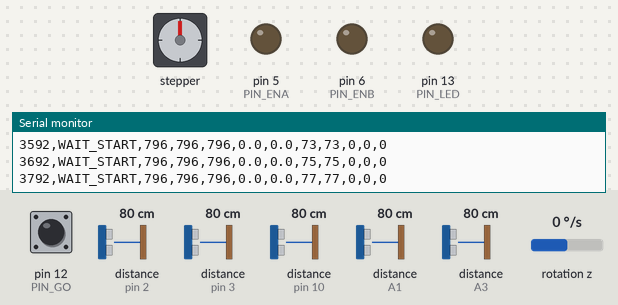
Simulated run of this sketch. Board: Arduino Uno, built with avr-gcc and run on an emulated ATmega328P. Parts: stepper motor, output pins drawn as LEDs (lit = HIGH), the last lines printed to the serial monitor. Wiring (inferred from the names in the program): 3 × ultrasonic range finder: trigger pin 9, echo pin 10 / trigger A0, echo A1 / trigger A2, echo A3; 2 × range finder with pulse-width output: data pin 2 / data pin 3; MPU-6050 motion sensor at I2C address 0x68; stepper motor (200 steps per turn assumed): coils pin 4, pin 7, pin 8, pin 11. Dashed ring = blinking. Inputs (shaded band) come from the test bench; at power-on: pin 12 (PIN_GO) HIGH, distance to the obstacle (sensors on A1, pin 10, pin 2, pin 3, A3) 80 cm, rotation z 0 °/s. The echo pulse lasts 58.3 µs per cm; pins used as bus, display or sensor lines are not drawn.

Above: at 3.8 s.
3.9 s: pin 12 (PIN_GO) pulled LOW for 0.15 s
At 4.13 s:
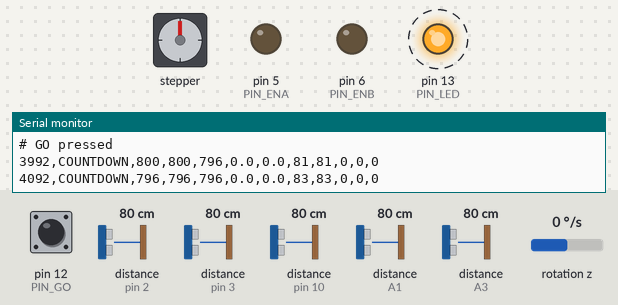
6.9 s: distance to the obstacle (sensor on A1) set to 2 cm
At 8.3 s:
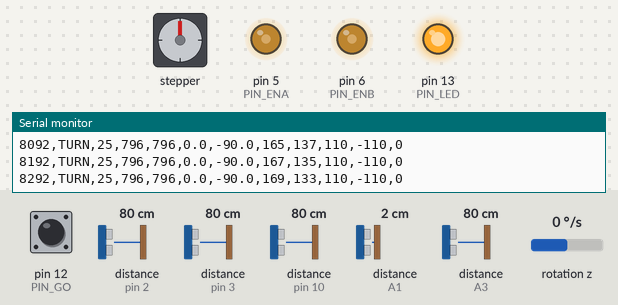
9.9 s: rotation z set to -192 °/s
12.9 s: distance to the obstacle (sensor on pin 10) set to 2 cm
At 14.22 s:
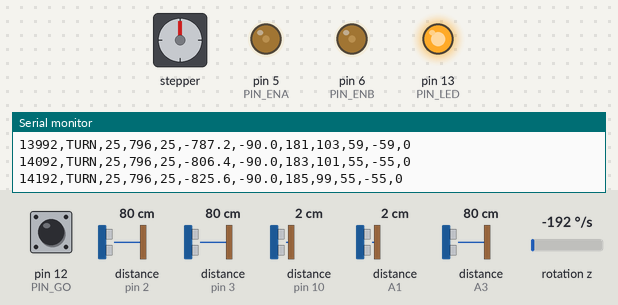
15.9 s: rotation z set to -100 °/s
18.9 s: distance to the obstacle (sensor on A1) set to 35 cm
At 20.47 s:
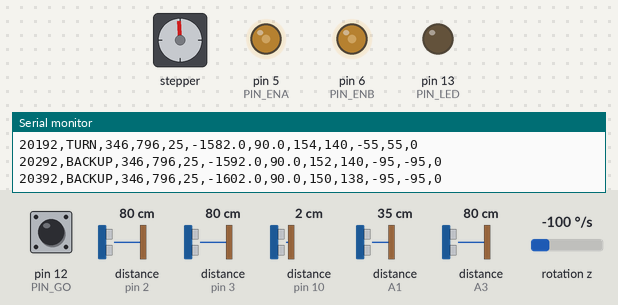
Timing chart, 0 to 24.8 s (numbered marks = the images above; inputs shaded):
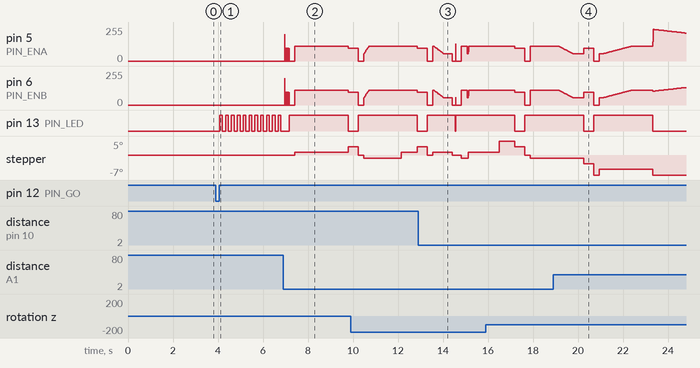

The sketch:

MazeRunner.ino
```cpp
/* =====================================================================
 * MazeRunner - Robotics Navigation Challenge
 * Arduino Uno R3 + L298N + 3x HC-SR04 + MPU-6050 + 2x slot encoders
 *
 * This file is ONLY hardware: pins, timers, I2C, PWM.
 * All the thinking happens in nav_core.cpp, which is also compiled into
 * the desktop simulator. Do not put navigation logic in here.
 *
 * Board:  Arduino Uno    Port: whatever the CH340 shows up as
 * Libraries needed: none (Wire and EEPROM ship with the IDE)
 * ===================================================================== */

#include <Wire.h>
#include <EEPROM.h>
#include "config.h"
#include "nav_core.h"

/* ===================================================================== */
/* Ultrasonics - serviced one at a time, front twice as often as the sides */
/* ===================================================================== */
struct Sonar { uint8_t trig, echo; uint16_t mm; uint8_t fails; };
static Sonar sonarF = { PIN_TRIG_F, PIN_ECHO_F, US_MAX_MM, 0 };
static Sonar sonarL = { PIN_TRIG_L, PIN_ECHO_L, US_MAX_MM, 0 };
static Sonar sonarR = { PIN_TRIG_R, PIN_ECHO_R, US_MAX_MM, 0 };

/* 2 m of air, there and back, at 343 m/s = 11.7 ms. 13 ms is a safe cap. */
static const unsigned long ECHO_TIMEOUT_US = 13000UL;

static void sonarPing(Sonar &s)
{
  digitalWrite(s.trig, LOW);  delayMicroseconds(3);
  digitalWrite(s.trig, HIGH); delayMicroseconds(10);
  digitalWrite(s.trig, LOW);

  unsigned long us = pulseIn(s.echo, HIGH, ECHO_TIMEOUT_US);
  if (us == 0) {
    /* No echo. Either nothing is there, or the wall is at a bad angle and
     * the ping bounced away. Both mean "far" as far as we care. Two
     * misses in a row before we believe it, so one bad ping cannot make
     * the robot think a wall vanished. */
    if (s.fails < 3) s.fails++;
    if (s.fails >= 2) s.mm = US_MAX_MM;
    return;
  }
  s.fails = 0;

  uint16_t mm = (uint16_t)(us * 343UL / 2000UL);   /* us -> mm */
  if (mm < US_MIN_MM) mm = US_MIN_MM;
  if (mm > US_MAX_MM) mm = US_MAX_MM;

  /* median-of-3 on the fly: cheap, kills the classic single-sample spike */
  static uint16_t h[3][3]; static uint8_t hi[3]; static uint8_t primed[3];
  uint8_t k = (&s == &sonarF) ? 0 : (&s == &sonarL) ? 1 : 2;

  /* PRIME ALL THREE SLOTS with the first real reading, do not let them
   * start at zero.
   *
   * This mattered more than it looks. A zero-initialised history makes the
   * first ping report median(602, 0, 0) = 0 - a wall zero millimetres from
   * the nose. WAIT_START reads that as a hand held up to arm the start, and
   * two pings later, when the history has filled and the reading jumps to
   * its true value, it reads that as the hand being taken away. The robot
   * then started its own run about three seconds after power-on, with
   * nobody touching it. On the day that means it drives off the table while
   * you are still placing it.
   *
   * Found in Wokwi, not in the simulator: the simulator primes its own
   * history correctly, so the two disagreed. */
  if (!primed[k]) {
    h[k][0] = h[k][1] = h[k][2] = mm;
    primed[k] = 1;
  } else {
    h[k][hi[k]] = mm; hi[k] = (hi[k] + 1) % 3;
  }

  uint16_t a = h[k][0], b = h[k][1], c = h[k][2];
  uint16_t med = (a > b) ? ((b > c) ? b : ((a > c) ? c : a))
                         : ((a > c) ? a : ((b > c) ? c : b));
  s.mm = med;
}

/* ===================================================================== */
/* Wheel encoders - single channel, so direction comes from the command   */
/* ===================================================================== */
volatile int32_t encL = 0, encR = 0;
volatile int8_t  dirL = 1, dirR = 1;

static void isrL() { encL += dirL; }
static void isrR() { encR += dirR; }

/* ===================================================================== */
/* MPU-6050 - raw I2C, no library, so nothing can fail to install         */
/* ===================================================================== */
static const uint8_t MPU = 0x68;
static float gyroBiasZ = 0.0f;
static float headingDeg = 0.0f;
static float gyroRateDps = 0.0f;
static bool  gyroOK = false;

/* Set to -1 if you bolt the MPU on upside down. */
static const float GYRO_Z_SIGN = +1.0f;

static void mpuWrite(uint8_t reg, uint8_t val)
{
  Wire.beginTransmission(MPU); Wire.write(reg); Wire.write(val); Wire.endTransmission();
}

static int16_t mpuReadGyroZ()
{
  Wire.beginTransmission(MPU); Wire.write(0x47); Wire.endTransmission(false);
  Wire.requestFrom((int)MPU, 2);
  if (Wire.available() < 2) return 0;
  int16_t hi = Wire.read(), lo = Wire.read();
  return (int16_t)((hi << 8) | lo);
}

static bool mpuBegin()
{
  Wire.begin();
  Wire.setClock(400000);
  Wire.beginTransmission(MPU);
  if (Wire.endTransmission() != 0) return false;

  mpuWrite(0x6B, 0x01);   /* wake, clock from gyro X                       */
  delay(50);
  mpuWrite(0x1A, 0x03);   /* DLPF 44 Hz - kills motor vibration            */
  mpuWrite(0x1B, 0x08);   /* gyro full scale +/-500 dps -> 65.5 LSB/dps    */
  mpuWrite(0x19, 0x04);   /* sample rate 200 Hz                            */
  delay(50);

  /* Bias calibration. THE ROBOT MUST BE COMPLETELY STILL FOR THIS. */
  long sum = 0;
  const int N = 800;
  for (int i = 0; i < N; i++) { sum += mpuReadGyroZ(); delay(3); }
  gyroBiasZ = (float)sum / (float)N;
  return true;
}

/* Report the rate only. nav_core does the integrating, the deadband and
 * the re-biasing, because that is the part that has to be tested in the
 * simulator - and the simulator cannot run this file. headingDeg below is
 * for the serial log and for your eyes, nothing steers by it. */
static void gyroUpdate(float dt_s)
{
  if (!gyroOK) return;
  float raw = (float)mpuReadGyroZ() - gyroBiasZ;
  gyroRateDps = GYRO_Z_SIGN * raw / 65.5f;
  headingDeg += gyroRateDps * dt_s;
}

/* ===================================================================== */
/* L298N                                                                  */
/* ===================================================================== */
static void motorsBegin()
{
  pinMode(PIN_ENA, OUTPUT); pinMode(PIN_ENB, OUTPUT);
  pinMode(PIN_IN1, OUTPUT); pinMode(PIN_IN2, OUTPUT);
  pinMode(PIN_IN3, OUTPUT); pinMode(PIN_IN4, OUTPUT);
  analogWrite(PIN_ENA, 0);  analogWrite(PIN_ENB, 0);
}

static void motorsWrite(int16_t l, int16_t r)
{
  l *= MOTOR_L_SIGN;
  r *= MOTOR_R_SIGN;

  dirL = (l >= 0) ? 1 : -1;
  dirR = (r >= 0) ? 1 : -1;

  /* LEFT motor -> ENB / IN3,IN4 */
  digitalWrite(PIN_IN3, l >= 0 ? HIGH : LOW);
  digitalWrite(PIN_IN4, l >= 0 ? LOW  : HIGH);
  analogWrite(PIN_ENB, (uint8_t)constrain(abs(l), 0, 255));

  /* RIGHT motor -> ENA / IN1,IN2 */
  digitalWrite(PIN_IN1, r >= 0 ? HIGH : LOW);
  digitalWrite(PIN_IN2, r >= 0 ? LOW  : HIGH);
  analogWrite(PIN_ENA, (uint8_t)constrain(abs(r), 0, 255));
}

/* ===================================================================== */
/* EEPROM - the Uno already has 1024 bytes on board. No memory module,    */
/* no extra chip, nothing to buy. This is where the junction map lives    */
/* so a stopped-and-restarted run does not start from zero knowledge.     */
/* ===================================================================== */
static void memorySave()
{
  uint8_t buf[MAX_JUNCTIONS * 4];
  uint32_t n = nav_export_memory(buf, sizeof(buf));
  int a = EEPROM_BASE;
  EEPROM.update(a++, (uint8_t)(EEPROM_MAGIC >> 8));
  EEPROM.update(a++, (uint8_t)(EEPROM_MAGIC & 0xFF));
  EEPROM.update(a++, (uint8_t)(n >> 8));
  EEPROM.update(a++, (uint8_t)(n & 0xFF));
  for (uint32_t i = 0; i < n && a < 1000; i++) EEPROM.update(a++, buf[i]);
}

static void memoryLoad()
{
  int a = EEPROM_BASE;
  uint16_t magic = ((uint16_t)EEPROM.read(a) << 8) | EEPROM.read(a + 1);
  if (magic != EEPROM_MAGIC) return;
  uint16_t n = ((uint16_t)EEPROM.read(a + 2) << 8) | EEPROM.read(a + 3);
  if (n == 0 || n > MAX_JUNCTIONS * 4) return;
  static uint8_t buf[MAX_JUNCTIONS * 4];
  for (uint16_t i = 0; i < n; i++) buf[i] = EEPROM.read(a + 4 + i);
  nav_import_memory(buf, n);
}

static void memoryClear()
{
  EEPROM.update(EEPROM_BASE, 0); EEPROM.update(EEPROM_BASE + 1, 0);
}

/* ===================================================================== */
/* GO button - shares the LED pin, so it costs no extra pin                */
/*                                                                        */
/* Every pin on the Uno is already spoken for, so the button lives on D13
 * alongside the status LED. D13 is an OUTPUT driving the LED almost all of
 * the time; to read the button we flip it to INPUT_PULLUP for 200 us, take
 * a sample, and flip it straight back. The LED does not visibly flicker.
 *
 * WIRING:  button between D13 and GND, THROUGH A 330 ohm RESISTOR.
 * The resistor matters: without it, pressing the button while D13 is
 * driving the LED high is a dead short from the pin to ground.
 *
 * Only read while waiting to start - never while driving.
 * ===================================================================== */
/* The GO button has its own pin with the internal pull-up on, so a press is
 * simply a LOW. Nothing to share, nothing to fit, nothing to time. */
static bool goButtonPressed()
{
  return digitalRead(PIN_GO) == LOW;
}

/* ===================================================================== */
/* main                                                                   */
/* ===================================================================== */
static NavIn  nin;
static NavOut nout;
static unsigned long lastLoop = 0;
static uint8_t  sonarSlot = 0;
static bool     startPressed = false;
static bool     saved = false;

void setup()
{
  Serial.begin(115200);

  pinMode(sonarF.trig, OUTPUT); pinMode(sonarF.echo, INPUT);
  pinMode(sonarL.trig, OUTPUT); pinMode(sonarL.echo, INPUT);
  pinMode(sonarR.trig, OUTPUT); pinMode(sonarR.echo, INPUT);
#if HAS_LINE_SENSOR
  pinMode(PIN_LINE, INPUT);
#endif
  pinMode(PIN_GO, INPUT_PULLUP);   /* GO button to GND, no resistor needed */
  pinMode(PIN_LED, OUTPUT);

  motorsBegin();
  motorsWrite(0, 0);

#if HAS_ENCODERS
  pinMode(PIN_ENC_L, INPUT); pinMode(PIN_ENC_R, INPUT);
  attachInterrupt(digitalPinToInterrupt(PIN_ENC_L), isrL, RISING);
  attachInterrupt(digitalPinToInterrupt(PIN_ENC_R), isrR, RISING);
#endif

  Serial.println(F("# MazeRunner booting - hold still, calibrating gyro"));
#if HAS_GYRO
  gyroOK = mpuBegin();
  Serial.print(F("# gyro ")); Serial.println(gyroOK ? F("OK") : F("NOT FOUND"));
#endif

  nav_reset(DEFAULT_MODE, WALL_HAND);
  /* Uncomment the next line only if you want run 2 to remember run 1.
   * For a fresh map, leave it commented so the robot starts clean. */
  /* memoryLoad(); */

  Serial.println(F("# ready. Press GO, or wave a hand in front of the nose."));
  Serial.println(F("t_ms,state,dF,dL,dR,head,tgt,encL,encR,pwmL,pwmR,sect"));
  lastLoop = millis();
}

void loop()
{
  unsigned long now = millis();
  unsigned long dt = now - lastLoop;
  if (dt < LOOP_DT_MS) return;
  lastLoop = now;

  /* --- sensors --- front, left, front, right --- */
  switch (sonarSlot) {
    case 0: case 2: sonarPing(sonarF); break;
    case 1:         sonarPing(sonarL); break;
    case 3:         sonarPing(sonarR); break;
  }
  sonarSlot = (sonarSlot + 1) & 3;

  gyroUpdate(dt / 1000.0f);

  /* Three ways to say go, all of them hands-off once it moves:
   *   - the GO button on D13
   *   - a hand held in front of the nose and taken away (see nav_core)
   *   - 'g' over the serial port, handy on the bench
   * The button is only sampled before the run starts. */
  if (!startPressed && nout.state <= ST_WAIT_START) {
    static uint8_t btnCount = 0;
    if (goButtonPressed()) {
      /* Two consecutive reads, 40 ms apart. Longer than any switch bounce,
       * short enough that an ordinary click registers - 3 reads needed a
       * deliberate press-and-hold and felt broken. */
      if (++btnCount >= 2) {
        startPressed = true;
        Serial.println(F("# GO pressed"));
      }
    } else {
      btnCount = 0;
    }
  }
  if (Serial.available()) { if (Serial.read() == 'g') startPressed = true; }

  noInterrupts();
  int32_t tl = encL, tr = encR;
  interrupts();

  nin.dist_front_mm = sonarF.mm;
  nin.dist_left_mm  = sonarL.mm;
  nin.dist_right_mm = sonarR.mm;
  nin.heading_deg   = headingDeg;
  nin.gyro_rate_dps = gyroRateDps;
  nin.ticks_left    = tl;
  nin.ticks_right   = tr;
#if HAS_LINE_SENSOR
  nin.line_black    = (digitalRead(PIN_LINE) == LOW) ? 1 : 0;
#else
  nin.line_black    = 0;
#endif
  nin.start_signal  = startPressed ? 1 : 0;
  nin.dt_ms         = (uint16_t)dt;

  nav_step(&nin, &nout);

  motorsWrite(nout.pwm_left, nout.pwm_right);
  digitalWrite(PIN_LED, nout.led ? HIGH : LOW);

  if (nout.done && !saved) { memorySave(); saved = true; }

  /* telemetry, every 100 ms, CSV - tools/telemetry_plot.py eats this */
  static unsigned long lastLog = 0;
  if (now - lastLog >= 100) {
    lastLog = now;
    Serial.print(now);              Serial.print(',');
    Serial.print(nav_state_name(nout.state)); Serial.print(',');
    Serial.print(nin.dist_front_mm); Serial.print(',');
    Serial.print(nin.dist_left_mm);  Serial.print(',');
    Serial.print(nin.dist_right_mm); Serial.print(',');
    Serial.print(headingDeg, 1);     Serial.print(',');
    Serial.print(nout.dbg_target_deg, 1); Serial.print(',');
    Serial.print(tl);                Serial.print(',');
    Serial.print(tr);                Serial.print(',');
    Serial.print(nout.pwm_left);     Serial.print(',');
    Serial.print(nout.pwm_right);    Serial.print(',');
    Serial.println(nout.sectors_seen);
  }
}
```

nav_core.h
```cpp
/*
 * nav_core.h - the robot's brain.
 *
 * THIS FILE CONTAINS NO ARDUINO CODE AT ALL.
 * It is plain C++ with only <stdint.h>, which means the exact same source
 * is compiled twice:
 *
 *   1. into MazeRunner.ino, which runs on the Arduino Uno
 *   2. into libnavcore.so, which the Python simulator drives
 *
 * So whatever behaviour you see in the simulator is, literally, the
 * behaviour of the firmware. Tune in sim, flash, drive.
 */
#ifndef NAV_CORE_H
#define NAV_CORE_H

#include <stdint.h>

#ifdef _WIN32
#define NAV_API extern "C" __declspec(dllexport)
#else
#define NAV_API extern "C"
#endif

/* ---------------- what the brain is told, every 20 ms ---------------- */
struct NavIn {
    uint16_t dist_front_mm;   /* US_MAX_MM when nothing is in range        */
    uint16_t dist_left_mm;
    uint16_t dist_right_mm;
    float    heading_deg;     /* continuous, CCW positive, 0 = start pose  */
    float    gyro_rate_dps;   /* yaw rate, CCW positive                    */
    int32_t  ticks_left;      /* cumulative, signed                        */
    int32_t  ticks_right;
    uint8_t  line_black;      /* 1 = floor sensor is over a black mark     */
    uint8_t  start_signal;    /* 1 = judge said go                         */
    uint16_t dt_ms;
};

/* ---------------- what the brain answers ---------------- */
struct NavOut {
    int16_t pwm_left;         /* -255 .. +255                              */
    int16_t pwm_right;
    uint8_t state;            /* NavState                                  */
    uint8_t done;             /* 1 = finished, stop the run                */
    uint8_t led;              /* 1 = light/beep                            */
    uint16_t sectors_seen;    /* black marks counted by the floor sensor    */
    float   dbg_target_deg;
    float   dbg_steer;
};

typedef enum {
    ST_BOOT = 0,
    ST_WAIT_START,
    ST_COUNTDOWN,
    ST_DRIVE,
    ST_CREEP,          /* rolling forward so the axle reaches the junction */
    ST_BACKUP,
    ST_TURN,
    ST_STUCK_RECOVER,
    ST_FINISH,
    ST_NUM_STATES
} NavState;

/* ---------------- API ---------------- */
NAV_API void        nav_reset(uint8_t mode, int8_t hand);
NAV_API void        nav_step(const NavIn *in, NavOut *out);
NAV_API const char *nav_state_name(uint8_t s);

/* Introspection, used by the simulator's telemetry log and by the
 * Arduino's serial debug output. */
NAV_API int32_t     nav_odom_x_mm(void);
NAV_API int32_t     nav_odom_y_mm(void);
NAV_API int32_t     nav_junction_count(void);
NAV_API uint32_t    nav_memory_bytes(void);

/* Tremaux memory, exposed so the .ino can mirror it into the Uno's
 * built-in 1 kB EEPROM (no external memory chip is needed). */
NAV_API uint32_t    nav_export_memory(uint8_t *buf, uint32_t buf_len);
NAV_API void        nav_import_memory(const uint8_t *buf, uint32_t buf_len);

#endif /* NAV_CORE_H */
```

Source omitted: nav_core.cpp (41967 bytes), config.h (22446 bytes)

Measured:
- after the input at 3.9 s, pin 13 (PIN_LED): alternates HIGH for 0.12 s and LOW for 0.14 s, starting after 0.18 s
- after the input at 6.9 s, pin 13 (PIN_LED): LOW → HIGH after 0.27 s, → LOW 2.6 s later; stepper: goes 1° 2.4 s, then 3°, starting after 0.51 s
- after the input at 18.9 s, pin 13 (PIN_LED): goes on until 23.3 s, then stays LOW; stepper: goes on until 23.3 s, then stays -7°
